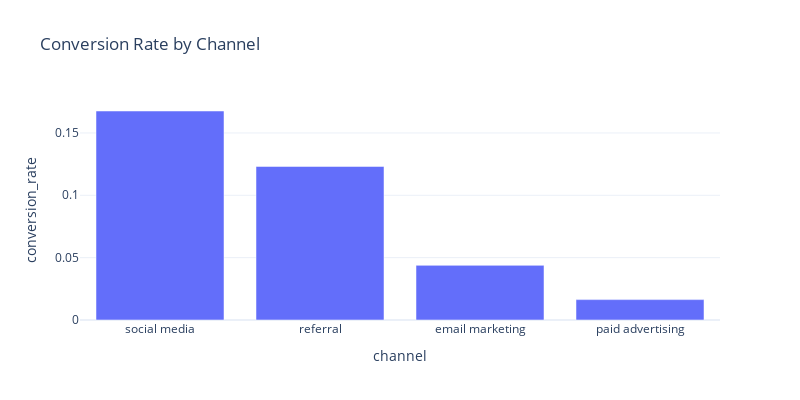

Write notebook code for a chart like this one.
### Markdown cell above
### 3)Channels effectiveness at converting customers

### Code cell
conversion_by_channel = data.groupby('channel')['conversion_rate'].mean().reset_index().sort_values(by = 'conversion_rate', ascending = False)
fig = px.bar(conversion_by_channel, x = 'channel',
            y = 'conversion_rate',
            title = 'Conversion Rate by Channel')
fig.update_layout(
    width=800,
    height=400 
)
fig.show()

### Figure 1 — Plotly figure (JSON) as saved in the notebook; plotly's stock layout.template omitted (floating-point values rounded to 4 significant figures)
{"data": [{"alignmentgroup": "True", "hovertemplate": "channel=%{x}<br>conversion_rate=%{y}<extra></extra>", "legendgroup": "", "marker": {"color": "#636efa", "pattern": {"shape": ""}}, "name": "", "offsetgroup": "", "orientation": "v", "showlegend": false, "textposition": "auto", "type": "bar", "x": ["social media", "referral", "email marketing", "paid advertising"], "xaxis": "x", "y": [0.1676, 0.1231, 0.04382, 0.01634], "yaxis": "y"}], "layout": {"barmode": "relative", "height": 400, "legend": {"tracegroupgap": 0}, "title": {"text": "Conversion Rate by Channel"}, "width": 800, "xaxis": {"anchor": "y", "domain": [0, 1], "title": {"text": "channel"}}, "yaxis": {"anchor": "x", "domain": [0, 1], "title": {"text": "conversion_rate"}}}}
